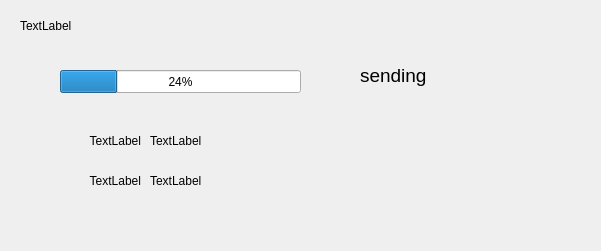
<?xml version="1.0" encoding="UTF-8"?>
<ui version="4.0">
 <class>Dialog</class>
 <widget class="QDialog" name="Dialog">
  <property name="geometry">
   <rect>
    <x>0</x>
    <y>0</y>
    <width>601</width>
    <height>251</height>
   </rect>
  </property>
  <property name="windowTitle">
   <string>Dialog</string>
  </property>
  <widget class="QProgressBar" name="progressBar">
   <property name="geometry">
    <rect>
     <x>60</x>
     <y>70</y>
     <width>241</width>
     <height>23</height>
    </rect>
   </property>
   <property name="value">
    <number>24</number>
   </property>
  </widget>
  <widget class="QLabel" name="sending_status">
   <property name="geometry">
    <rect>
     <x>360</x>
     <y>60</y>
     <width>111</width>
     <height>31</height>
    </rect>
   </property>
   <property name="font">
    <font>
     <pointsize>14</pointsize>
    </font>
   </property>
   <property name="text">
    <string>sending</string>
   </property>
  </widget>
  <widget class="QLabel" name="code_label">
   <property name="geometry">
    <rect>
     <x>20</x>
     <y>10</y>
     <width>481</width>
     <height>31</height>
    </rect>
   </property>
   <property name="layoutDirection">
    <enum>Qt::LeftToRight</enum>
   </property>
   <property name="autoFillBackground">
    <bool>true</bool>
   </property>
   <property name="text">
    <string>TextLabel</string>
   </property>
  </widget>
  <widget class="QLabel" name="file_name">
   <property name="geometry">
    <rect>
     <x>60</x>
     <y>120</y>
     <width>81</width>
     <height>41</height>
    </rect>
   </property>
   <property name="text">
    <string>TextLabel</string>
   </property>
   <property name="alignment">
    <set>Qt::AlignRight|Qt::AlignTrailing|Qt::AlignVCenter</set>
   </property>
  </widget>
  <widget class="QLabel" name="file">
   <property name="geometry">
    <rect>
     <x>150</x>
     <y>120</y>
     <width>311</width>
     <height>41</height>
    </rect>
   </property>
   <property name="text">
    <string>TextLabel</string>
   </property>
  </widget>
  <widget class="QLabel" name="transfer_type">
   <property name="geometry">
    <rect>
     <x>60</x>
     <y>160</y>
     <width>81</width>
     <height>41</height>
    </rect>
   </property>
   <property name="text">
    <string>TextLabel</string>
   </property>
   <property name="alignment">
    <set>Qt::AlignRight|Qt::AlignTrailing|Qt::AlignVCenter</set>
   </property>
  </widget>
  <widget class="QLabel" name="transfer_type_2">
   <property name="geometry">
    <rect>
     <x>150</x>
     <y>160</y>
     <width>131</width>
     <height>41</height>
    </rect>
   </property>
   <property name="text">
    <string>TextLabel</string>
   </property>
  </widget>
 </widget>
 <resources/>
 <connections/>
</ui>
